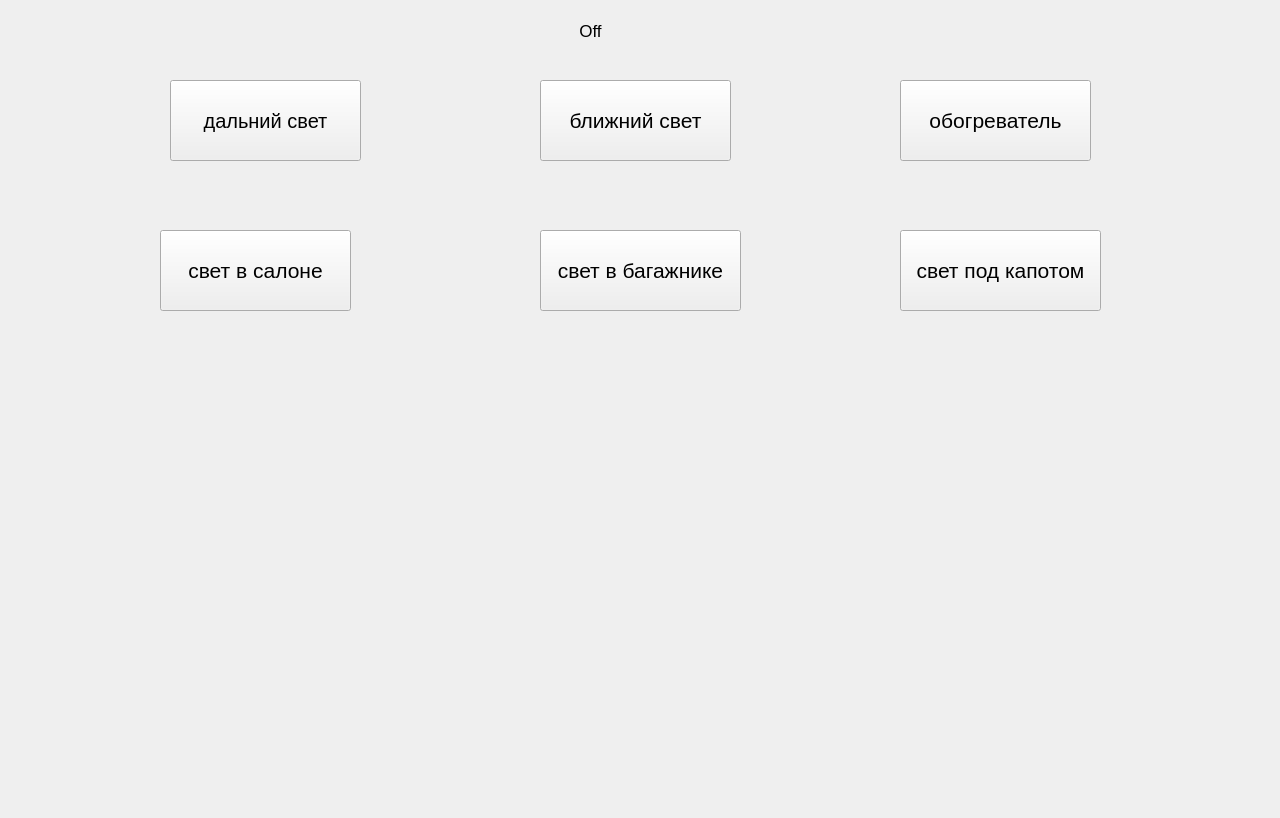
<?xml version="1.0" encoding="UTF-8"?>
<ui version="4.0">
 <class>Form_Main</class>
 <widget class="QWidget" name="Form_Main">
  <property name="geometry">
   <rect>
    <x>0</x>
    <y>0</y>
    <width>1280</width>
    <height>818</height>
   </rect>
  </property>
  <property name="sizePolicy">
   <sizepolicy hsizetype="Maximum" vsizetype="Maximum">
    <horstretch>0</horstretch>
    <verstretch>0</verstretch>
   </sizepolicy>
  </property>
  <property name="windowTitle">
   <string>SmartPi</string>
  </property>
  <property name="locale">
   <locale language="Ukrainian" country="Ukraine"/>
  </property>
  <widget class="QPushButton" name="pushButton_highLight">
   <property name="geometry">
    <rect>
     <x>170</x>
     <y>80</y>
     <width>191</width>
     <height>81</height>
    </rect>
   </property>
   <property name="font">
    <font>
     <pointsize>15</pointsize>
    </font>
   </property>
   <property name="autoFillBackground">
    <bool>false</bool>
   </property>
   <property name="text">
    <string>дальний свет</string>
   </property>
   <property name="icon">
    <iconset>
     <normaloff>../../../files/img/lightbulb.png</normaloff>../../../files/img/lightbulb.png</iconset>
   </property>
   <property name="checkable">
    <bool>true</bool>
   </property>
   <property name="autoExclusive">
    <bool>false</bool>
   </property>
  </widget>
  <widget class="QPushButton" name="pushButton_lowLight">
   <property name="geometry">
    <rect>
     <x>540</x>
     <y>80</y>
     <width>191</width>
     <height>81</height>
    </rect>
   </property>
   <property name="font">
    <font>
     <pointsize>16</pointsize>
    </font>
   </property>
   <property name="text">
    <string>ближний свет</string>
   </property>
  </widget>
  <widget class="QLabel" name="label">
   <property name="geometry">
    <rect>
     <x>220</x>
     <y>10</y>
     <width>741</width>
     <height>41</height>
    </rect>
   </property>
   <property name="font">
    <font>
     <pointsize>13</pointsize>
    </font>
   </property>
   <property name="text">
    <string>Off</string>
   </property>
   <property name="alignment">
    <set>Qt::AlignCenter</set>
   </property>
  </widget>
  <widget class="QPushButton" name="pushButton_oven">
   <property name="geometry">
    <rect>
     <x>900</x>
     <y>80</y>
     <width>191</width>
     <height>81</height>
    </rect>
   </property>
   <property name="font">
    <font>
     <pointsize>16</pointsize>
     <weight>50</weight>
     <italic>false</italic>
     <bold>false</bold>
     <underline>false</underline>
     <kerning>true</kerning>
    </font>
   </property>
   <property name="text">
    <string>обогреватель</string>
   </property>
  </widget>
  <widget class="QPushButton" name="pushButton_salonLight">
   <property name="geometry">
    <rect>
     <x>160</x>
     <y>230</y>
     <width>191</width>
     <height>81</height>
    </rect>
   </property>
   <property name="font">
    <font>
     <pointsize>16</pointsize>
    </font>
   </property>
   <property name="text">
    <string>свет в салоне</string>
   </property>
  </widget>
  <widget class="QPushButton" name="pushButton_backLight">
   <property name="geometry">
    <rect>
     <x>540</x>
     <y>230</y>
     <width>201</width>
     <height>81</height>
    </rect>
   </property>
   <property name="font">
    <font>
     <pointsize>16</pointsize>
    </font>
   </property>
   <property name="text">
    <string>свет в багажнике</string>
   </property>
  </widget>
  <widget class="QPushButton" name="pushButton_engineLight">
   <property name="geometry">
    <rect>
     <x>900</x>
     <y>230</y>
     <width>201</width>
     <height>81</height>
    </rect>
   </property>
   <property name="font">
    <font>
     <pointsize>16</pointsize>
    </font>
   </property>
   <property name="text">
    <string>свет под капотом</string>
   </property>
  </widget>
 </widget>
 <resources/>
 <connections/>
</ui>
